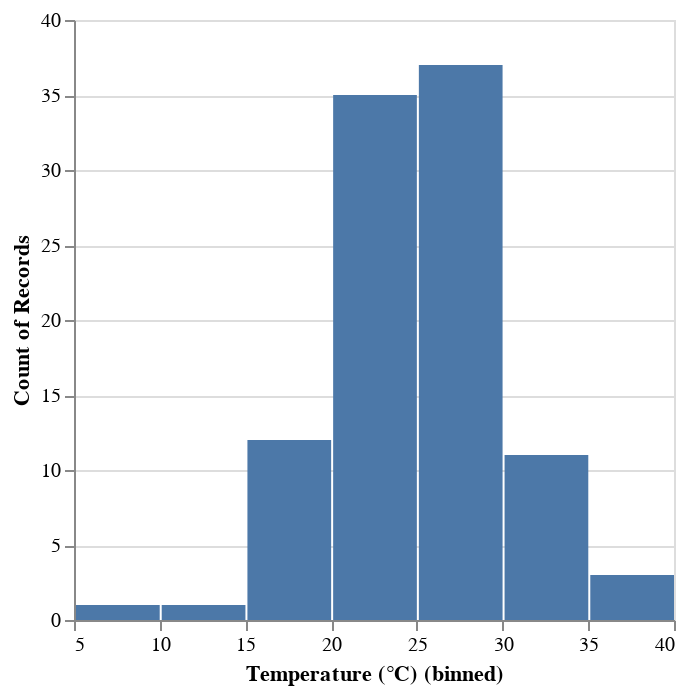

Write notebook code for a chart like this one.
### Code cell
#for domain in domains:
#    d = domain[0].upper()
#    vtype = 'histo'
#    t = vtype[0].upper()
#    for i in range(5):
#        fn = directory+'/'+domain+'/'+vtype+'/'+t+d+str(i+1)+'.csv'
#        data = pd.read_csv(fn)
#        cols = data.columns
#        #print(data)



domain = 'weather'
d = domain[0].upper()
vtype = 'histo'
t = vtype[0].upper()
i = 0
fn = directory+'/'+domain+'/'+vtype+'/'+t+d+str(i+1)+'.csv'
data = pd.read_csv(fn)
cols = data.columns
alt.Chart(data).mark_bar().encode(
    alt.X(cols[0]+":Q", bin=True),
    y='count()',
)

### Figure 1 — Vega-Lite specification as saved in the notebook (floating-point values rounded to 4 significant figures)
{"config": {"view": {"continuousWidth": 300, "continuousHeight": 300}}, "data": {"name": "data-cf5713fd382a70b574ab4c3d17fff959"}, "mark": {"type": "bar"}, "encoding": {"x": {"bin": true, "field": "Temperature (°C)", "type": "quantitative"}, "y": {"aggregate": "count", "type": "quantitative"}}, "$schema": "https://vega.github.io/schema/vega-lite/v5.20.1.json", "datasets": {"data-cf5713fd382a70b574ab4c3d17fff959": [{"Temperature (°C)": 24.6}, {"Temperature (°C)": 27.7}, {"Temperature (°C)": 29.1}, {"Temperature (°C)": 14.8}, {"Temperature (°C)": 21.1}, {"Temperature (°C)": 24.9}, {"Temperature (°C)": 33.4}, {"Temperature (°C)": 25.2}, {"Temperature (°C)": 25.5}, {"Temperature (°C)": 19.4}, {"Temperature (°C)": 19.5}, {"Temperature (°C)": 16.5}, {"Temperature (°C)": 24.0}, {"Temperature (°C)": 18.8}, {"Temperature (°C)": 17.4}, {"Temperature (°C)": 27.5}, {"Temperature (°C)": 27.9}, {"Temperature (°C)": 26.7}, {"Temperature (°C)": 22.8}, {"Temperature (°C)": 24.9}, {"Temperature (°C)": 21.5}, {"Temperature (°C)": 22.0}, {"Temperature (°C)": 21.8}, {"Temperature (°C)": 35.0}, {"Temperature (°C)": 35.2}, {"Temperature (°C)": 25.1}, {"Temperature (°C)": 19.5}, {"Temperature (°C)": 25.3}, {"Temperature (°C)": 30.1}, {"Temperature (°C)": 21.5}, {"Temperature (°C)": 21.1}, {"Temperature (°C)": 24.4}, {"Temperature (°C)": 33.0}, {"Temperature (°C)": 22.1}, {"Temperature (°C)": 24.5}, {"Temperature (°C)": 28.2}, {"Temperature (°C)": 22.5}, {"Temperature (°C)": 30.6}, {"Temperature (°C)": 27.2}, {"Temperature (°C)": 21.0}, {"Temperature (°C)": 27.1}, {"Temperature (°C)": 25.4}, {"Temperature (°C)": 22.5}, {"Temperature (°C)": 29.5}, {"Temperature (°C)": 31.9}, {"Temperature (°C)": 28.1}, {"Temperature (°C)": 25.9}, {"Temperature (°C)": 24.1}, {"Temperature (°C)": 29.3}, {"Temperature (°C)": 20.0}, {"Temperature (°C)": 18.9}, {"Temperature (°C)": 23.4}, {"Temperature (°C)": 25.9}, {"Temperature (°C)": 26.3}, {"Temperature (°C)": 26.8}, {"Temperature (°C)": 25.6}, {"Temperature (°C)": 21.8}, {"Temperature (°C)": 27.4}, {"Temperature (°C)": 26.5}, {"Temperature (°C)": 26.9}, {"Temperature (°C)": 25.8}, {"Temperature (°C)": 24.0}, {"Temperature (°C)": 27.3}, {"Temperature (°C)": 21.8}, {"Temperature (°C)": 32.6}, {"Temperature (°C)": 23.7}, {"Temperature (°C)": 31.8}, {"Temperature (°C)": 28.4}, {"Temperature (°C)": 17.4}, {"Temperature (°C)": 20.3}, {"Temperature (°C)": 20.9}, {"Temperature (°C)": 24.8}, {"Temperature (°C)": 18.4}, {"Temperature (°C)": 21.4}, {"Temperature (°C)": 8.2}, {"Temperature (°C)": 27.5}, {"Temperature (°C)": 23.7}, {"Temperature (°C)": 25.6}, {"Temperature (°C)": 32.4}, {"Temperature (°C)": 23.0}, {"Temperature (°C)": 21.6}, {"Temperature (°C)": 26.7}, {"Temperature (°C)": 15.1}, {"Temperature (°C)": 21.5}, {"Temperature (°C)": 28.4}, {"Temperature (°C)": 33.3}, {"Temperature (°C)": 30.9}, {"Temperature (°C)": 21.4}, {"Temperature (°C)": 28.7}, {"Temperature (°C)": 23.9}, {"Temperature (°C)": 38.3}, {"Temperature (°C)": 19.4}, {"Temperature (°C)": 25.2}, {"Temperature (°C)": 26.6}, {"Temperature (°C)": 27.3}, {"Temperature (°C)": 26.6}, {"Temperature (°C)": 33.5}, {"Temperature (°C)": 16.4}, {"Temperature (°C)": 25.5}, {"Temperature (°C)": 21.9}]}}
